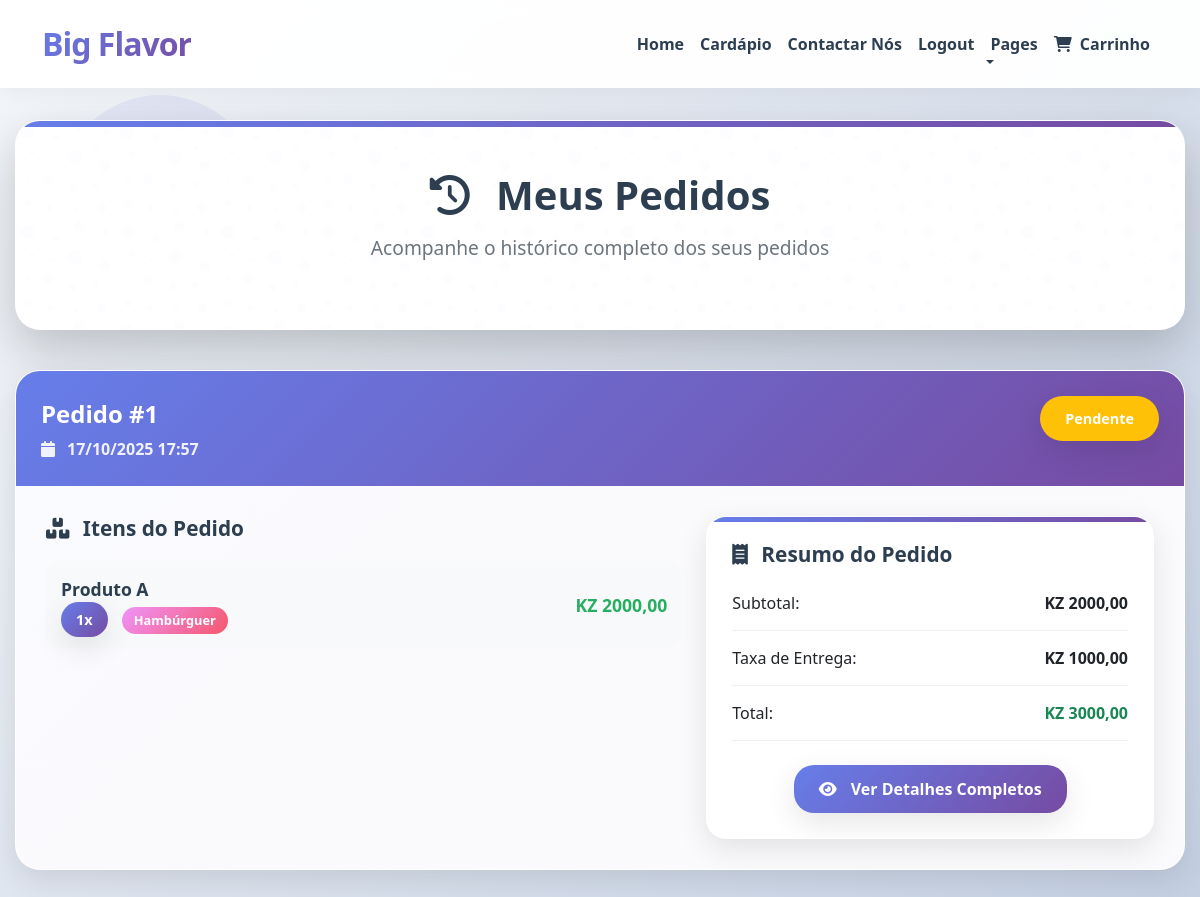
/carinho/pedidos/historico/ (signed in), run on an earlier commit of the app's database.
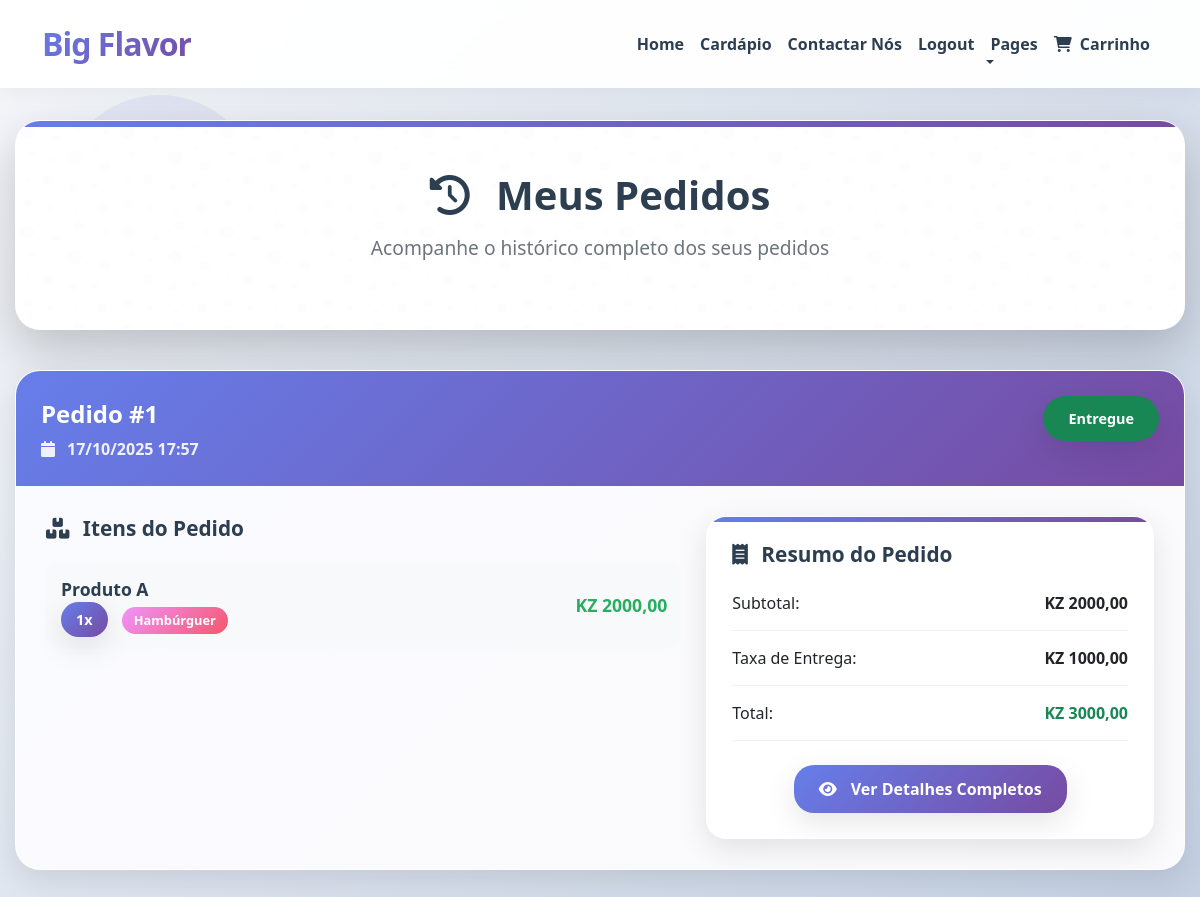
And on a later commit of the database.
### carinho/models.py (models this page shows, shortened)
class PedidoEntrega(models.Model):
    ESTADO_PEDIDO_CHOICES = [
        ('pendente', 'Pendente'),
        ('confirmado', 'Confirmado'),
        ('preparacao', 'Em Preparação'),
        ('despachado', 'Despachado'),
        ('entregue', 'Entregue'),
        ('cancelado', 'Cancelado'),
    ]
    carrinho = models.OneToOneField(
        Carrinho,
        on_delete=models.CASCADE,
        related_name='pedido_entrega'
    )
    endereco_entrega = models.TextField(
        verbose_name='Endereço de Entrega'
    )
    observacoes = models.TextField(
        blank=True,
        verbose_name='Observações'
    )
    estado = models.CharField(
        max_length=15,
        choices=ESTADO_PEDIDO_CHOICES,
        default='pendente',
        verbose_name='Estado do Pedido'
    )
    data_solicitacao = models.DateTimeField(
        auto_now_add=True,
        verbose_name='Data de Solicitação'
    )
    data_atualizacao = models.DateTimeField(
        auto_now=True,
        verbose_name='Última Atualização'
    )
    notificado_admin = models.BooleanField(
        default=False,
        verbose_name='Admin Notificado'
    )
    class Meta:
        verbose_name = 'Pedido de Entrega'
        verbose_name_plural = 'Pedidos de Entrega'
        ordering = ['-data_solicitacao']
    def itens_count(self):
        return self.carrinho.itens.count()
    itens_count.short_description = 'Nº de Itens'
    def get_badge_estado(self):
        estado_classes = {
            'pendente': 'bg-warning',
            'confirmado': 'bg-info',
            'preparacao': 'bg-primary',
            'despachado': 'bg-secondary',
            'entregue': 'bg-success',
            'cancelado': 'bg-danger',
        }
        return estado_classes.get(self.estado, 'bg-secondary')

class Carrinho(models.Model):
    ESTADO_CHOICES = [
        ('aberto', 'Aberto'),
        ('fechado', 'Fechado'),
        ('cancelado', 'Cancelado'),
    ]
    usuario = models.ForeignKey(
        settings.AUTH_USER_MODEL,  # ✅ Correção aqui
        on_delete=models.CASCADE,
        verbose_name='Cliente'
    )
    data_criacao = models.DateTimeField(
        auto_now_add=True,
        verbose_name='Data de Criação'
    )
    data_atualizacao = models.DateTimeField(
        auto_now=True,
        verbose_name='Última Atualização'
    )
    estado = models.CharField(
        max_length=10,
        choices=ESTADO_CHOICES,
        default='aberto',
        verbose_name='Estado do Carrinho'
    )
    class Meta:
        verbose_name = 'Carrinho'
        verbose_name_plural = 'Carrinhos'
        ordering = ['-data_criacao']
    @property
    def total_itens(self):
        return self.itens.aggregate(total=models.Sum('quantidade'))['total'] or 0
    @property
    def subtotal(self):
        return sum(item.subtotal for item in self.itens.all())
    @property
    def taxa_entrega(self):
        if self.subtotal >= Decimal('5000.00'):
            return Decimal('0.00')
        return Decimal('1000.00')
    @property
    def total(self):
        return self.subtotal + self.taxa_entrega

class ItemCarrinho(models.Model):
    carrinho = models.ForeignKey(
        Carrinho,
        on_delete=models.CASCADE,
        related_name='itens'
    )
    produto = models.ForeignKey(
        'menu.Produto',  # 'app.Model' - menu é o nome da app, Produto é o modelo
        on_delete=models.CASCADE
    )
    quantidade = models.PositiveIntegerField(
        default=1,
        validators=[MinValueValidator(1)]
    )
    data_adicao = models.DateTimeField(
        auto_now_add=True
    )
    class Meta:
        verbose_name = 'Item do Carrinho'
        verbose_name_plural = 'Itens do Carrinho'
        ordering = ['-data_adicao']  # Ordenar por data de adição
    @property
    def subtotal(self):
        return self.produto.preco * self.quantidade

### menu/models.py (models this page shows, shortened)
class Produto(models.Model):
    CATEGORIA_CHOICES = [
        ('hamburguer', 'Hambúrguer'),
        ('Lanches', 'Lanches'),
        ('Bebidas', 'Bebidas'),
    ]
    STATUS_CHOICES = [
        ('ativo', 'Ativo'),
        ('inativo', 'Inativo'),
        ('esgotado', 'Esgotado'),
    ]
    nome = models.CharField(
        max_length=200,
        verbose_name='Nome do Produto'
    )
    descricao = models.TextField(
        verbose_name='Descrição',
        blank=True
    )
    descricao_curta = models.CharField(
        max_length=300,
        verbose_name='Descrição Curta',
        blank=True
    )
    preco = models.DecimalField(
        max_digits=10,
        decimal_places=2,
        verbose_name='Preço',
        validators=[MinValueValidator(Decimal('0.01'))]
    )
    categoria = models.CharField(
        max_length=20,
        choices=CATEGORIA_CHOICES,
        verbose_name='Categoria'
    )
    imagem = models.ImageField(
        upload_to='produtos/',
        verbose_name='Imagem',
        blank=True,
        null=True,
        help_text='Formatos suportados: JPG, PNG, GIF'
    )
    ordem = models.PositiveIntegerField(
        default=0,
        verbose_name='Ordem de Exibição',
        help_text='Define a ordem de exibição dos produtos (menor número aparece primeiro)'
    )
    estoque = models.PositiveIntegerField(
        default=0,
        verbose_name='Quantidade em Estoque'
    )
    status = models.CharField(
        max_length=10,
        choices=STATUS_CHOICES,
        default='ativo',
        verbose_name='Status'
    )
    data_criacao = models.DateTimeField(
        auto_now_add=True,
        verbose_name='Data de Criação'
    )
    data_atualizacao = models.DateTimeField(
        auto_now=True,
        verbose_name='Última Atualização'
    )
    class Meta:
        verbose_name = 'Produto'
        verbose_name_plural = 'Produtos'
        ordering = ['ordem', 'nome']  # Ordena por ordem e depois por nome

### carinho/views.py (the view)
# urls.py: path('pedidos/historico/', views.historico_pedidos, name='historico_pedidos'),
@login_required
def historico_pedidos(request):
    pedidos = PedidoEntrega.objects.filter(
        carrinho__usuario=request.user
    ).order_by('-data_solicitacao')
    context = {
        'pedidos': pedidos,
    }
    return render(request, 'historico_pedidos.html', context)

### index/context_processors.py (called while the page is built)
def videos_context(request):
    video_principal = VideoHistoria.objects.filter(
        ativo=True,
        principal=True
    ).first()
    if not video_principal:
        video_principal = VideoHistoria.objects.filter(ativo=True).first()
    videos_galeria = VideoHistoria.objects.filter(
        ativo=True
    ).exclude(id=video_principal.id if video_principal else None).order_by('ordem_exibicao')[:6]
    return {
        'video_principal': video_principal,
        'videos_galeria': videos_galeria,
    }

### carinho/templates/historico_pedidos.html (shortened to what the changed rows need)
<!DOCTYPE html>
{% load static %}
<html lang="pt-br">
<head>
    <link href="https://cdn.jsdelivr.net/npm/bootstrap@5.3.0/dist/css/bootstrap.min.css" rel="stylesheet">
    <link rel="stylesheet" href="https://cdnjs.cloudflare.com/ajax/libs/font-awesome/6.0.0/css/all.min.css">
    <link href="https://unpkg.com/aos@2.3.1/dist/aos.css" rel="stylesheet">
    <link href="{% static "css/hp.css" %}" rel="stylesheet">
</head>
<body>
    <div class="main-container">
        <div class="page-header" data-aos="fade-up">
            <h1 class="page-title">
                <i class="fas fa-history me-3"></i>
                Meus Pedidos
            </h1>
        </div>
        {% if pedidos %}
            <div class="orders-list">
                {% for pedido in pedidos %}
                <div class="order-card" data-aos="fade-up" data-aos-delay="{{ forloop.counter0|add:1 }}00">
                    <div class="order-card-header">
                        <div class="d-flex justify-content-between align-items-start flex-wrap">
                            <div>
                                <div class="order-id">Pedido #{{ pedido.id }}</div>
                                <div class="order-date">
                                    <i class="fas fa-calendar me-1"></i>
                                    {{ pedido.data_solicitacao|date:"d/m/Y H:i" }}
                                </div>
                            </div>
                            <span class="status-badge {{ pedido.get_badge_estado }}">
                                {{ pedido.get_estado_display }}
                            </span>
                        </div>
                    </div>
                    <div class="order-card-body">
                        <div class="row">
                            <div class="col-md-7">
                                <div class="items-section">
                                    <h6 class="section-title">
                                        <i class="fas fa-boxes me-2"></i>
                                        Itens do Pedido
                                    </h6>
                                    <div class="item-list">
                                        {% for item in pedido.carrinho.itens.all %}
                                        <div class="item-row">
                                            <div class="item-info">
                                                <div class="item-name">{{ item.produto.nome }}</div>
                                                <div>
                                                    <span class="item-quantity">{{ item.quantidade }}x</span>
                                                    <span class="item-category">{{ item.produto.get_categoria_display }}</span>
                                                </div>
                                            </div>
                                            <div class="item-price">KZ {{ item.subtotal|floatformat:2 }}</div>
                                        </div>
                                        {% endfor %}
                                    </div>
                                </div>
                            </div>
                            <div class="col-md-5">
                                <div class="order-summary">
                                    <h6 class="section-title mb-4">
                                        <i class="fas fa-receipt me-2"></i>
                                        Resumo do Pedido
                                    </h6>
                                    <div class="summary-row">
                                        <span>Subtotal:</span>
                                        <strong>KZ {{ pedido.carrinho.subtotal|floatformat:2 }}</strong>
                                    </div>
                                    <div class="summary-row">
                                        <span>Taxa de Entrega:</span>
                                        <strong>KZ {{ pedido.carrinho.taxa_entrega|floatformat:2 }}</strong>
                                    </div>
                                    <div class="summary-row">
                                        <span>Total:</span>
                                        <strong class="text-success">KZ {{ pedido.carrinho.total|floatformat:2 }}</strong>
                                    </div>
                                    <div class="text-center mt-4">
                                        <a href="{% url 'detalhes_pedido' pedido.id %}" class="btn-details">
                                            <i class="fas fa-eye me-1"></i>
                                            Ver Detalhes Completos
                                        </a>
                                    </div>
                                </div>
                            </div>
                        </div>
                    </div>
                </div>
                {% endfor %}
            </div>
        {% endif %}
    </div>
</body>
</html>

What changed in the data, as far as the page shows it:
changed PedidoEntrega id 1: estado "Pendente" → "Entregue"
